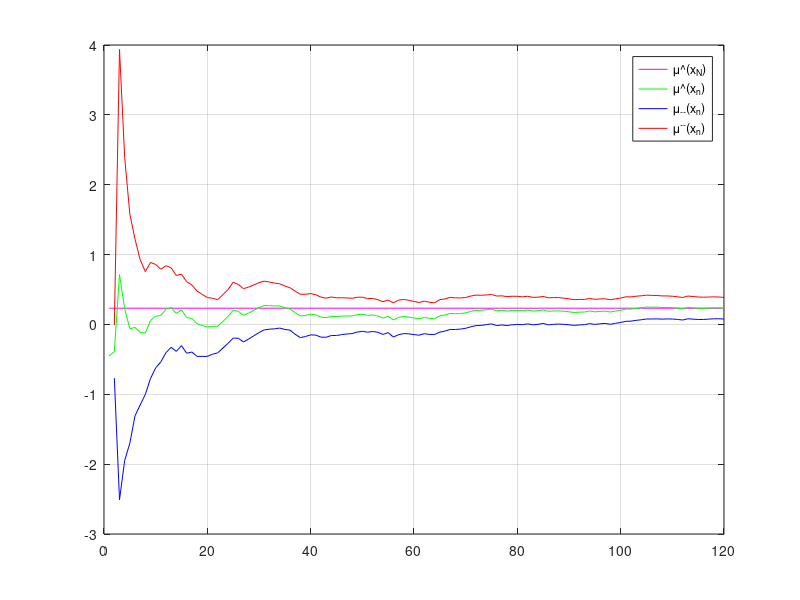
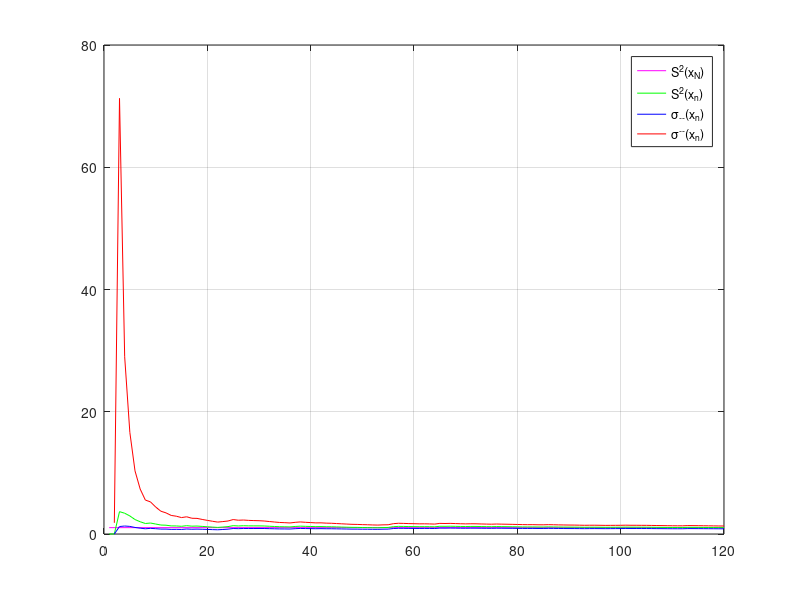

Source code (MATLAB) for these figures, in order:
close all; clc;

X = csvread('temp.csv'); 

gamma = 0.9;
alpha = (1 - gamma)/2;
N = 1:length(X);

meanX = mean(X);
varX = var(X);

M = [];
S = [];
for i=N
    M = [M, mean(X(1:i))];
    S = [S, var(X(1:i))];
end;

figure
plot([N(1), N(end)], [meanX, meanX], 'm');
hold on;
plot(N, M, 'g');
Ml = M - sqrt(S./N).*tinv(1 - alpha, N - 1);
plot(N, Ml, 'b');
Mh = M + sqrt(S./N).*tinv(1 - alpha, N - 1);
plot(N, Mh, 'r');
grid on;
hold off;
legend('\mu\^(x_N)', '\mu\^(x_n)', '\mu_{--}(x_n)', '\mu^{--}(x_n)');
fprintf('M = %.2f\nD = %.2f\n\n', meanX, varX);
fprintf('mu low = %.2f\nmu high = %.2f\n', Ml(end), Mh(end));

figure
plot([N(1), N(end)], [varX, varX], 'm');
hold on;
plot(N, S, 'g');
Sl = S.*(N - 1)./chi2inv(1 - alpha, N - 1);
plot(N, Sl, 'b');
Sh = S.*(N - 1)./chi2inv(alpha, N - 1);
plot(N, Sh, 'r');
grid on;
hold off;
legend('S^2(x_N)', 'S^2(x_n)', '\sigma_{--}(x_n)', '\sigma^{--}(x_n)');
fprintf('sigma low = %.2f\nsigma high = %.2f\n', Sl(end), Sh(end));